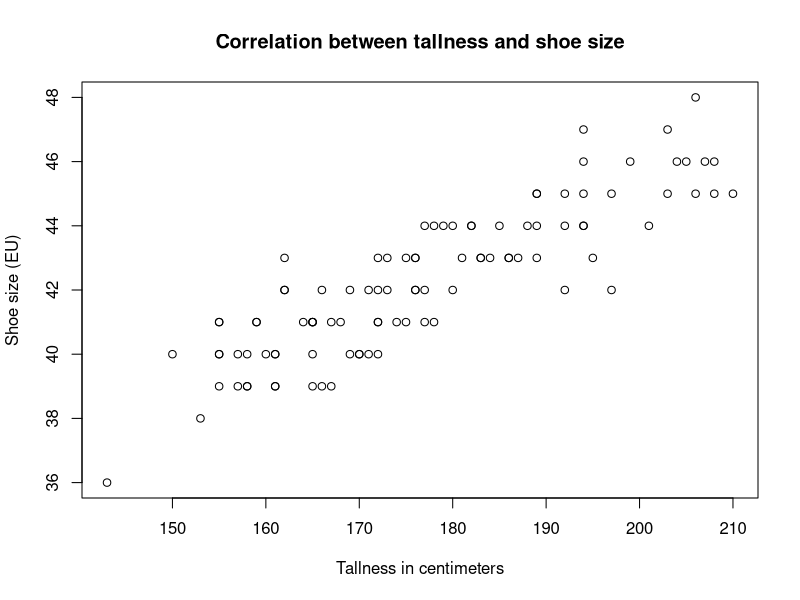

The R script that drew this image:
## ---- chunk 1
data <- read.csv("data.txt") 
## ---- chunk 2
summary(data)
## ---- chunk 3
plot(data$height, data$footsize,
     ylab="Shoe size (EU)",
     xlab="Tallness in centimeters",
     main="Correlation between tallness and shoe size")

## ---- chunk 4
lm(data$footsize ~ data$height)
